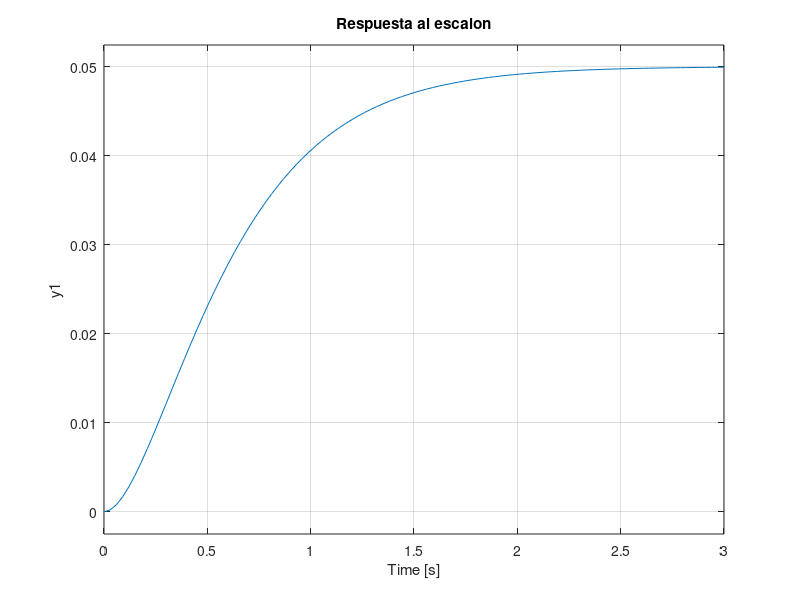
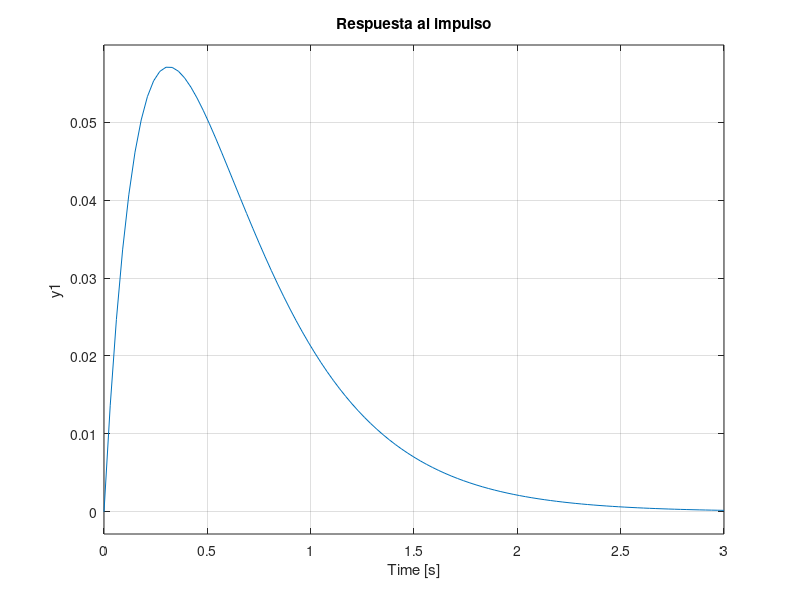
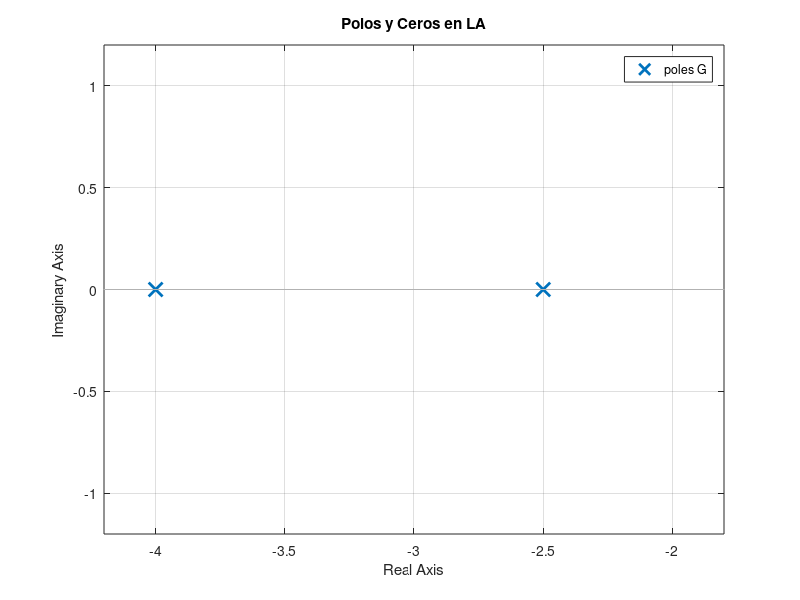
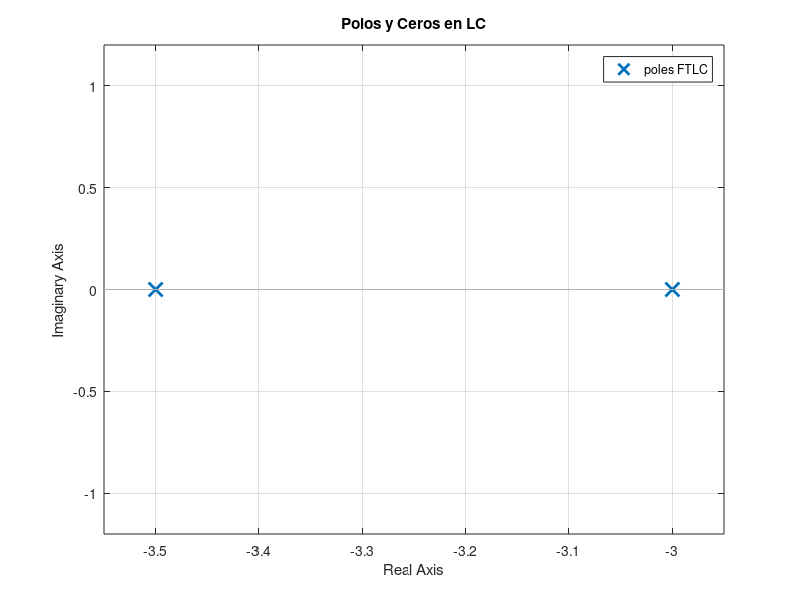

These figures' MATLAB source, in order:
% de Paola Giorsetti en PC/Para_render
%% Ejercicio 1c)
clc
num = [1];
den = [1 0 1];
%Otra forma
    %z = '';
    %p = [i -i]
    %[num, den] = zp2tf(z, p, 1)
G = tf(num, den);
impulse(G)

%% Ejercicio 3
num = 1;
den = [2 13 20];
G = tf(num, den)

figure(1)
    step(G)
    title('Respuesta al escalon')
figure(2)
    impulse(G)
    title('Respuesta al impulso')
figure(3)
    pzmap(G)
    title('Polos y Ceros en LA')

FTLC = feedback(G, 1)
figure(4)
    pzmap(FTLC)
    title('Polos y Ceros en LC')
